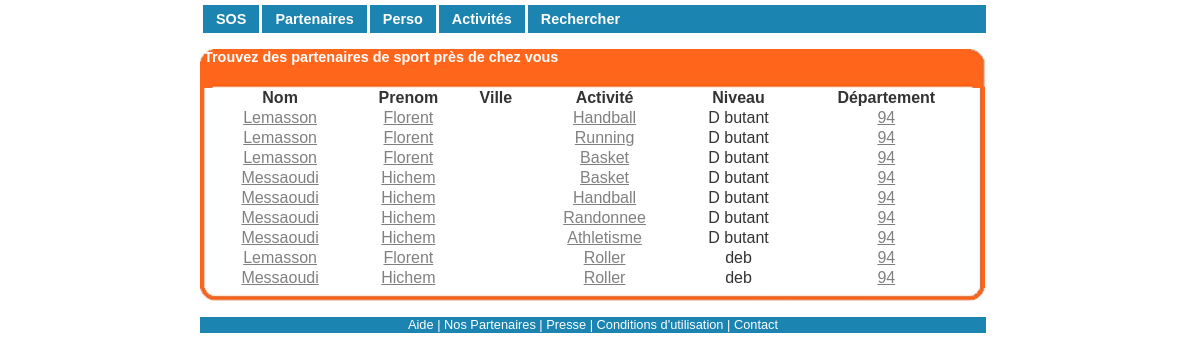
Page /afficher.php?nomActivite=vide&numDepartement=94&btnTrouver=Trouver (signed in) on the committed database.
### tables this page shows
CREATE TABLE IF NOT EXISTS `listactivities` (
  `listId` int(11) NOT NULL AUTO_INCREMENT,
  `idUser` int(11) NOT NULL,
  `idActivities` int(11) NOT NULL,
  `lvl` varchar(50) NOT NULL,
  PRIMARY KEY (`listId`)
);

CREATE TABLE IF NOT EXISTS `users` (
  `id` int(11) NOT NULL AUTO_INCREMENT,
  `nom` varchar(255) NOT NULL,
  `prenom` varchar(255) NOT NULL,
  `birth` date NOT NULL,
  `mdp` char(150) NOT NULL,
  `sexe` varchar(50) NOT NULL,
  `email` varchar(255) NOT NULL,
  `avatar` varchar(255) DEFAULT NULL,
  `ville` varchar(255) DEFAULT NULL,
  `numDep` int(5) DEFAULT NULL,
  `tel` varchar(10) DEFAULT NULL,
  `description` text,
  `afficheEmail` tinyint(1) DEFAULT NULL,
  `AfficheTel` tinyint(1) DEFAULT NULL,
  `pass` varchar(50) DEFAULT NULL,
  `valide` varchar(50) DEFAULT NULL,
  PRIMARY KEY (`id`)
);

CREATE TABLE IF NOT EXISTS `activities` (
  `actId` int(11) NOT NULL AUTO_INCREMENT,
  `activitie` varchar(50) NOT NULL,
  PRIMARY KEY (`actId`)
);

### afficher.php (the view, shortened to what this page needs)
<?php
	include("FctPhp.php");
	if (!isset($_SESSION['id'])) {
		header('location:index.php');
	}
	else {
		if (isset($_GET['nomActivite'])) {
			$activite = $_GET['nomActivite'];
			$departement = $_GET['numDepartement'];
		}
		else {
			$activite = 'vide';
			$departement = 'vide';
		}
		if ($activite == 'vide' && $departement == 'vide') {
			$sqlAct = '';
			$sqlDep = '';
			}
		else if ($departement == 'vide') {
			$sqlAct = 'activities.activitie = "'.$activite.'" AND';
			$sqlDep = '';
		}
		else if ($activite == 'vide') {
			$sqlAct = '';
			$sqlDep = 'users.numDep = "'.$departement.'" AND';
		}else {
			$sqlAct = 'activities.activitie = "'.$activite.'" AND';
			$sqlDep = 'users.numDep = "'.$departement.'" AND';
		}
		$sql = "SELECT users.id, users.nom, users.prenom, users.ville, users.numDep, activities.activitie, listactivities.lvl, activities.actId, listactivities.idUser, listactivities.idActivities FROM users, activities, listactivities WHERE ".$sqlDep." ".$sqlAct." listactivities.idActivities = activities.actId AND listactivities.idUser = users.id";
		$req = mysql_query($sql) or die('Erreur SQL !<br>'.$sql.'<br>'.mysql_error());
	}
?>
<html xmlns="http://www.w3.org/1999/xhtml"><head>
	<link rel="stylesheet" href="style.css" type="text/css" charset="utf-8">
	<body>
		<div id="conteneur">
			<div id="contenu_annexe">
				<div class="boitegrise_785">
					<h2>&nbsp;Trouvez des partenaires de sport près de chez vous</h2>
						<table border="0" style="width: 98%;" align="center">
							<thead>
								<tr align="center" style="font-weight : bold">
									<td>Nom</td>
									<td>Prenom</td>
									<td>Ville</td>
									<td>Activité</td>
									<td>Niveau</td>
									<td>Département</td>
								</tr>
							</thead>
							<?php
								while ($ligne = mysql_fetch_array($req)) {
								echo '<tr align="center">
										<td><a href="perso.php?id='.$ligne['id'].'">'.$ligne['nom'].'</a></td>';
								echo '	<td><a href="perso.php?id='.$ligne['id'].'">'.$ligne['prenom'].'</a></td>';
								echo '	<td>'.$ligne['ville'].'</td>';
								echo '	<td><a href="afficher.php?nomActivite='.$ligne['activitie'].'&numDepartement=vide&btnTrouver=Trouver">'.$ligne['activitie'].'</a></td>';
								echo '	<td>'.$ligne['lvl'].'</td>';
								echo '	<td><a href="afficher.php?nomActivite=vide&numDepartement='.$ligne['numDep'].'&btnTrouver=Trouver">'.$ligne['numDep'].'</a></td>
									<tr>';
								}
							?>
						</table>
					<div class="finboite"></div>
					</div>
					<div class="spacer"></div>
		</div>
	</body>
</html>

### style.css (style rules this page uses)
html,body,div,ul,ol,li,dl,dt,dd,h1,h2,h3,h4,h5,h6,pre,form,p,blockquote,fieldset,input { margin: 0; padding: 0; }
h1,h2,h3,h4,h5,h6,pre,code,address,caption,cite,code,th { font-size: 1em; font-weight: normal; font-style: normal; text-align: left; }
table { border-collapse: collapse; border-spacing: 0; }
a { color: gray }
body { margin: 10px 0 5px 0; text-align:center ; font-family: verdana, arial, helvetica; color: #333333; }
div#conteneur { margin: 0 auto; width : 786px; text-align: left; position: absolute; top: 0; left: 50%; margin-left: -400px; }
div#contenu_annexe { margin: 0; }
.spacer { height: 1px; clear: both; background-color: white }
.boitegrise_785 { display: inline; float: left; width: 785px; margin: 15px 0 0 0; }
.boitegrise_785 { background: white url(images/graphisme/VeryLargeBoxMedium.jpg) center top repeat-y }
.boitebleue_145 h2, .boiteorange_145 h2, .boitegrise_145 h2, .boitegrise_198 h2, .boitegrise_225 h2, .boitegrise_305 h2, .boitegrise_385 h2, .boitegrise_412 h2, .boitegrise_466 h2, .boitegrise_626 h2, .boitegrise_785 h2 { height: 39px; color: white; font-weight: bold; font-size: 0.9em }
.boitegrise_785 h2 { background: #BEBEBE url(images/graphisme/VeryLargeBoxH.jpg) center top no-repeat }
.boitebleue_145 .finboite, .boiteorange_145 .finboite, .boitegrise_145 .finboite, .boitegrise_198 .finboite, .boitegrise_225 .finboite, .boitegrise_305 .finboite, .boitegrise_385 .finboite, .boitegrise_412 .finboite, .boitegrise_466 .finboite, .boitegrise_626 .finboite, .boitegrise_785 .finboite { height: 13px; font-size: 0.1em; clear:both; }
.boitegrise_785 .finboite { background: white url(images/graphisme/VeryLargeBoxB.jpg) center bottom no-repeat }

### afficher.php (style rules this page uses)
table { border-spacing:0px 10px; }

### rows in the picture
listactivities: idUser.nom "Lemasson", idUser.prenom "Florent", idActivities.activitie "Handball", lvl "D butant", idUser.numDep "94"
listactivities: idUser.nom "Lemasson", idUser.prenom "Florent", idActivities.activitie "Running", lvl "D butant", idUser.numDep "94"
listactivities: idUser.nom "Lemasson", idUser.prenom "Florent", idActivities.activitie "Basket", lvl "D butant", idUser.numDep "94"
listactivities: idUser.nom "Messaoudi", idUser.prenom "Hichem", idActivities.activitie "Basket", lvl "D butant", idUser.numDep "94"
listactivities: idUser.nom "Messaoudi", idUser.prenom "Hichem", idActivities.activitie "Handball", lvl "D butant", idUser.numDep "94"
listactivities: idUser.nom "Messaoudi", idUser.prenom "Hichem", idActivities.activitie "Randonnee", lvl "D butant", idUser.numDep "94"
listactivities: idUser.nom "Messaoudi", idUser.prenom "Hichem", idActivities.activitie "Athletisme", lvl "D butant", idUser.numDep "94"
listactivities: idUser.nom "Lemasson", idUser.prenom "Florent", idActivities.activitie "Roller", lvl "deb", idUser.numDep "94"
listactivities: idUser.nom "Messaoudi", idUser.prenom "Hichem", idActivities.activitie "Roller", lvl "deb", idUser.numDep "94"
